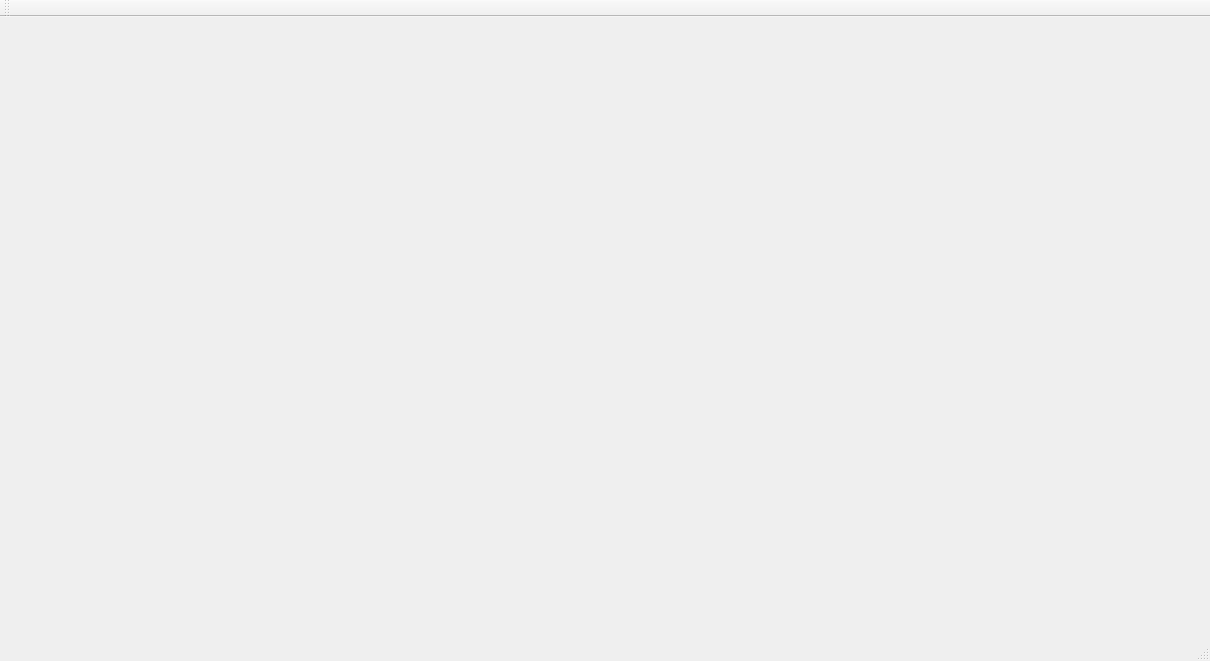
<?xml version="1.0" encoding="UTF-8"?>
<ui version="4.0">
 <class>MainWindow</class>
 <widget class="QMainWindow" name="MainWindow">
  <property name="geometry">
   <rect>
    <x>0</x>
    <y>0</y>
    <width>1210</width>
    <height>661</height>
   </rect>
  </property>
  <property name="windowTitle">
   <string>MainWindow</string>
  </property>
  <widget class="QWidget" name="centralWidget">
   <widget class="QLabel" name="label">
    <property name="geometry">
     <rect>
      <x>0</x>
      <y>70</y>
      <width>1211</width>
      <height>531</height>
     </rect>
    </property>
    <property name="text">
     <string/>
    </property>
    <property name="pixmap">
     <pixmap>board.jpg</pixmap>
    </property>
   </widget>
  </widget>
  <widget class="QMenuBar" name="menuBar">
   <property name="geometry">
    <rect>
     <x>0</x>
     <y>0</y>
     <width>1210</width>
     <height>20</height>
    </rect>
   </property>
  </widget>
  <widget class="QToolBar" name="mainToolBar">
   <attribute name="toolBarArea">
    <enum>TopToolBarArea</enum>
   </attribute>
   <attribute name="toolBarBreak">
    <bool>false</bool>
   </attribute>
  </widget>
  <widget class="QStatusBar" name="statusBar"/>
 </widget>
 <layoutdefault spacing="6" margin="11"/>
 <resources/>
 <connections/>
</ui>
